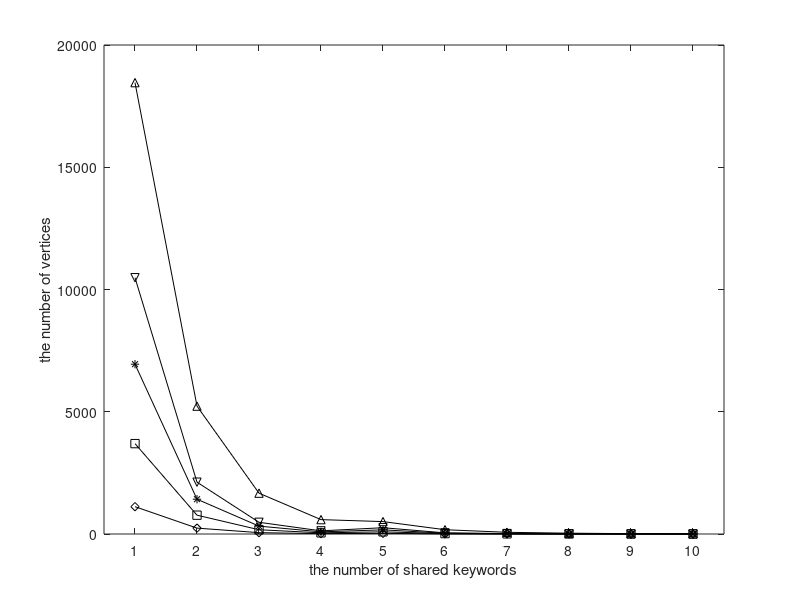

The MATLAB source for this figure: (Note: this script raises an error after producing the figure.)
set(gcf,'color',[1, 1, 1]);
set(gcf,'unit','centimeters','position',[10 5 9 7]);

x=[1, 2, 3, 4, 5, 6, 7, 8, 9, 10];
y1 = [1117.32	240.7066667	55.16666667	15.18666667	26.03333333	5.04	2.023333333	0.966666667	0.29	0.12];
y2 = [3696.796667	769.9433333	174.4466667	47.84666667	89.24	16.71	6.663333333	2.866666667	0.986666667	0.316666667];
y3 = [6945.43	1423.32	322.6166667	87.55333333	170.2433333	31.69666667	12.59333333	5.496666667	1.926666667	0.593333333];
y4 = [10482.36667	2119.766667	479.04	128.79	257.3033333	47.2	18.65666667	7.923333333	2.93	0.92];
y5 = [18460.71333	5229.316667	1669.98	588.0666667	507.57	175.2566667	69.69666667	32.82333333	15.07666667	7.35];

p1= plot(x, y1, '-kd');
hold on;
p2 = plot(x, y2, '-ks');
hold on;
p3 = plot(x, y3, '-k*');
hold on;
p4 = plot(x, y4, '-kv');
hold on;
p5 = plot(x, y5, '-k^');

xlabel('the number of shared keywords');
ylabel('the number of vertices');

axis([0.5 10.5 0.0 20000]);

set(gca, 'xtick', 1:10, 'XTickLabel', {'1','2','3','4','5','6','7','8','9','10'});
leg=legend('20%','40%','60%','80%','100%', 1);
set(leg,'edgecolor','white');

set(gca, 'FontSize', 12);
set(get(gca, 'XLabel'), 'FontSize',12);
set(get(gca, 'YLabel'), 'FontSize',12);
set(findall(gcf,'type','line'),'linewidth',1.5);
set(gca, 'LineWidth', 1.5);
